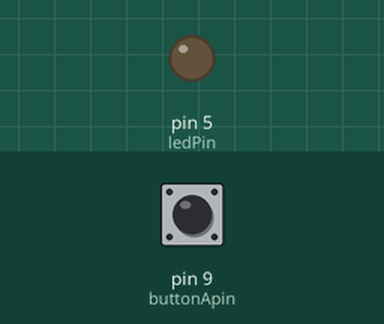
This sketch was run on a simulated Arduino Uno, built with avr-gcc and run on an emulated ATmega328P. Shown: output pins drawn as LEDs (lit = HIGH). The test bench sets the inputs (shaded band); at power-on: pin 9 (buttonApin) HIGH.

Above: at 1.2 s.
1.3 s: pin 9 (buttonApin) pulled LOW for 0.15 s
At 1.8 s:
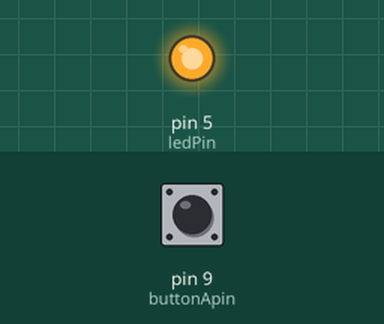
2.9 s: pin 9 (buttonApin) pulled LOW for 1 s
At 4.2 s:
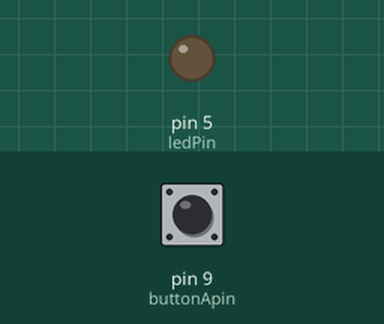
5.4 s: pin 9 (buttonApin) pulled LOW for 3.2 s
At 6.1 s:
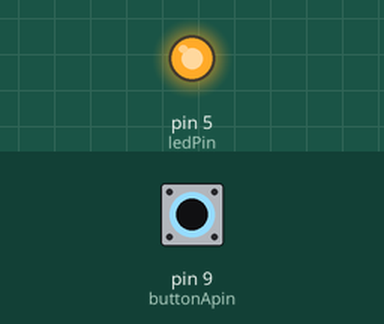
Timing chart, 0 to 8.4 s (numbered marks = the images above; inputs shaded):
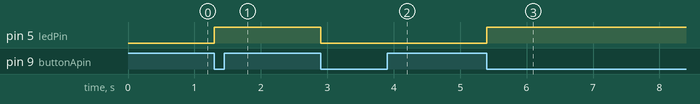

Measured:
- after the input at 1.3 s, pin 5 (ledPin): LOW → HIGH at once
- after the input at 2.9 s, pin 5 (ledPin): HIGH → LOW at once
- after the input at 5.4 s, pin 5 (ledPin): LOW → HIGH at once

The sketch:

Digital_Inputs.ino
```cpp
//www.elegoo.com
//2016.12.08

int ledPin = 5;
int buttonApin = 9;
int value = 0;

byte leds = 0;

void setup()
{
  pinMode(ledPin, OUTPUT);
  pinMode(buttonApin, INPUT_PULLUP);
}

void loop()
{
  if (digitalRead(buttonApin) == LOW) {
    value = 1 - value;               // Toggle value
    digitalWrite(ledPin, value);     // Update LED
    delay(100);                      // Debounce delay
    while (digitalRead(buttonApin) == LOW);  // Wait until button is released
  }
}
```
